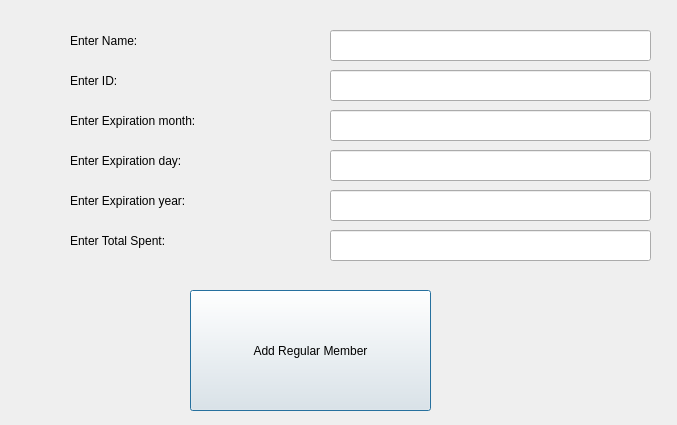
<?xml version="1.0" encoding="UTF-8"?>
<ui version="4.0">
 <class>NewRegular</class>
 <widget class="QDialog" name="NewRegular">
  <property name="geometry">
   <rect>
    <x>0</x>
    <y>0</y>
    <width>677</width>
    <height>425</height>
   </rect>
  </property>
  <property name="windowTitle">
   <string>Dialog</string>
  </property>
  <widget class="QPushButton" name="pushButton">
   <property name="geometry">
    <rect>
     <x>190</x>
     <y>290</y>
     <width>241</width>
     <height>121</height>
    </rect>
   </property>
   <property name="text">
    <string>Add Regular Member</string>
   </property>
  </widget>
  <widget class="QLabel" name="label_2">
   <property name="geometry">
    <rect>
     <x>70</x>
     <y>100</y>
     <width>231</width>
     <height>41</height>
    </rect>
   </property>
   <property name="text">
    <string>Enter Expiration month:</string>
   </property>
  </widget>
  <widget class="QLineEdit" name="lineEdit_2">
   <property name="geometry">
    <rect>
     <x>330</x>
     <y>70</y>
     <width>321</width>
     <height>31</height>
    </rect>
   </property>
  </widget>
  <widget class="QLineEdit" name="lineEdit_4">
   <property name="geometry">
    <rect>
     <x>330</x>
     <y>150</y>
     <width>321</width>
     <height>31</height>
    </rect>
   </property>
  </widget>
  <widget class="QLabel" name="label_8">
   <property name="geometry">
    <rect>
     <x>70</x>
     <y>220</y>
     <width>211</width>
     <height>41</height>
    </rect>
   </property>
   <property name="text">
    <string>Enter Total Spent:</string>
   </property>
  </widget>
  <widget class="QLineEdit" name="lineEdit_6">
   <property name="geometry">
    <rect>
     <x>330</x>
     <y>230</y>
     <width>321</width>
     <height>31</height>
    </rect>
   </property>
  </widget>
  <widget class="QLineEdit" name="lineEdit">
   <property name="geometry">
    <rect>
     <x>330</x>
     <y>30</y>
     <width>321</width>
     <height>31</height>
    </rect>
   </property>
  </widget>
  <widget class="QLineEdit" name="lineEdit_5">
   <property name="geometry">
    <rect>
     <x>330</x>
     <y>190</y>
     <width>321</width>
     <height>31</height>
    </rect>
   </property>
  </widget>
  <widget class="QLabel" name="label">
   <property name="geometry">
    <rect>
     <x>70</x>
     <y>20</y>
     <width>161</width>
     <height>41</height>
    </rect>
   </property>
   <property name="text">
    <string>Enter Name:</string>
   </property>
  </widget>
  <widget class="QLabel" name="label_7">
   <property name="geometry">
    <rect>
     <x>70</x>
     <y>180</y>
     <width>211</width>
     <height>41</height>
    </rect>
   </property>
   <property name="text">
    <string>Enter Expiration year:</string>
   </property>
  </widget>
  <widget class="QLineEdit" name="lineEdit_3">
   <property name="geometry">
    <rect>
     <x>330</x>
     <y>110</y>
     <width>321</width>
     <height>31</height>
    </rect>
   </property>
  </widget>
  <widget class="QLabel" name="label_3">
   <property name="geometry">
    <rect>
     <x>70</x>
     <y>60</y>
     <width>161</width>
     <height>41</height>
    </rect>
   </property>
   <property name="text">
    <string>Enter ID:</string>
   </property>
  </widget>
  <widget class="QLabel" name="label_5">
   <property name="geometry">
    <rect>
     <x>70</x>
     <y>140</y>
     <width>231</width>
     <height>41</height>
    </rect>
   </property>
   <property name="text">
    <string>Enter Expiration day:</string>
   </property>
  </widget>
 </widget>
 <resources/>
 <connections/>
</ui>
